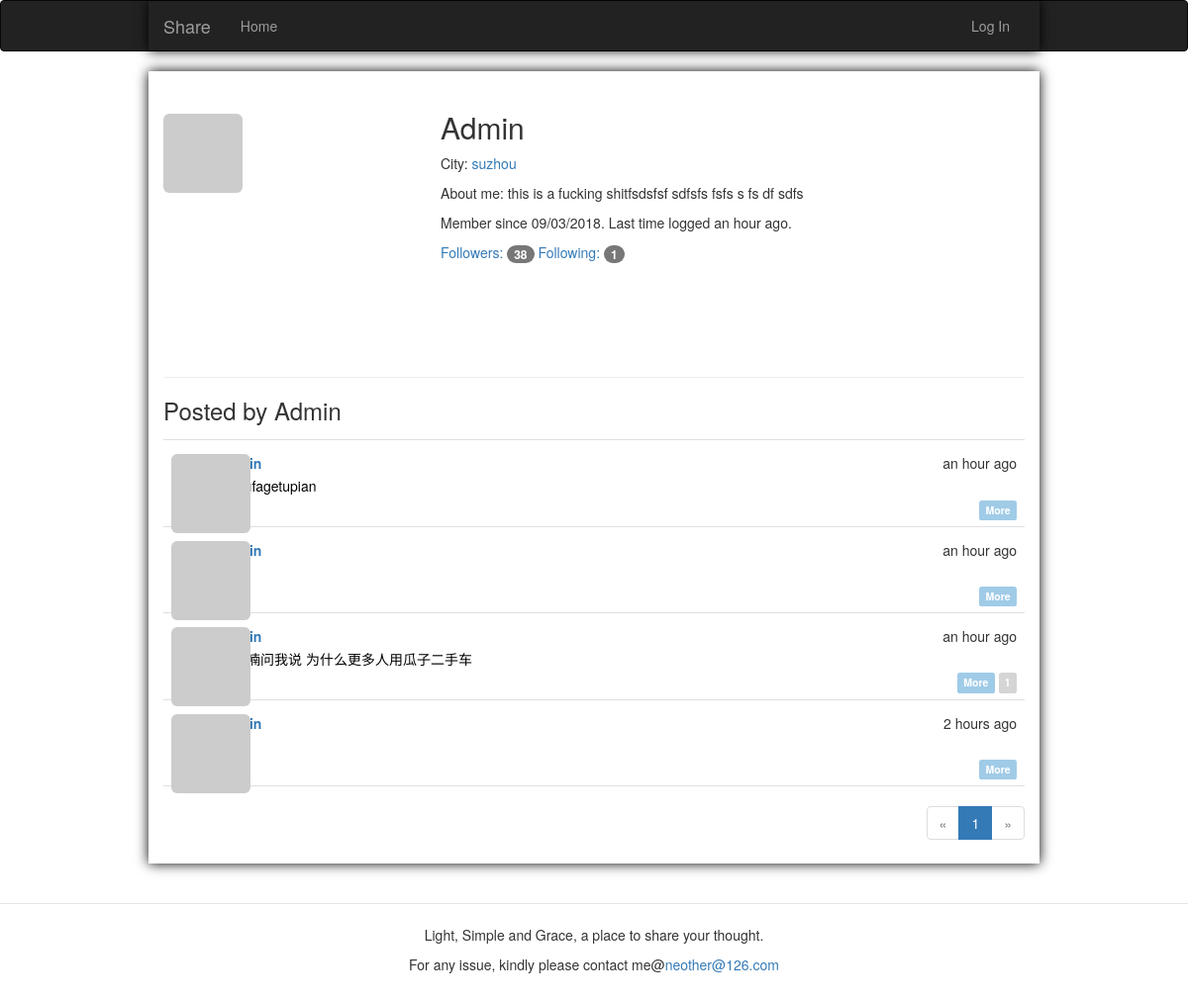
/user/Admin, run on the app's committed database.
### app/models.py (models this page shows, shortened)
class User(UserMixin, db.Model):
    __tablename__ = 'users'
    id = db.Column(db.Integer, primary_key=True)
    email = db.Column(db.String(64), unique=True, index=True)
    username = db.Column(db.String(64), unique=True, index=True)
    password_hash = db.Column(db.String(128))
    role_id = db.Column(db.Integer, db.ForeignKey('roles.id'))
    confirmed = db.Column(db.Boolean, default=False)
    showaboutme = db.Column(db.Boolean, default=False)
    location = db.Column(db.String(64))
    about_me = db.Column(db.Text())
    member_since = db.Column(db.DateTime(), default=datetime.utcnow)
    last_seen = db.Column(db.DateTime(), default=datetime.utcnow)
    avatar_hash = db.Column(db.String(32))
    posts = db.relationship('Post', backref='author',
                            lazy='dynamic', cascade='all, delete-orphan')
    comments = db.relationship('Comment', backref='author', lazy='dynamic')
    followed = db.relationship('Follow', foreign_keys=[Follow.follower_id], backref=db.backref(
        'follower', lazy='joined'), lazy='dynamic', cascade='all, delete-orphan')
    followers = db.relationship('Follow', foreign_keys=[Follow.followed_id], backref=db.backref(
        'followed', lazy='joined'), lazy='dynamic', cascade='all, delete-orphan')
    @property
    def password(self):
        raise AttributeError('password is not a readable attribute')
    def gravatar_hash(self):
        return hashlib.md5(self.email.lower().encode('utf-8')).hexdigest()
    def gravatar(self, size=100, default='identicon', rating='g'):
        url = 'https://secure.gravatar.com/avatar'
        hash = self.avatar_hash or self.gravatar_hash()
        return '{url}/{hash}?s={size}&d={default}&r={rating}'.format(
            url=url, hash=hash, size=size, default=default, rating=rating)

class Post(db.Model):
    __tablename__ = 'posts'
    id = db.Column(db.Integer, primary_key=True)
    body = db.Column(db.Text)
    timestamp = db.Column(db.DateTime, index=True, default=datetime.utcnow)
    author_id = db.Column(db.Integer, db.ForeignKey('users.id'))
    body_html = db.Column(db.Text)
    comments = db.relationship('Comment', backref='post', lazy='dynamic')
    Top = db.Column(db.Integer, default=0)

### app/main/views.py (the view)
@main.route('/user/<username>')
def user(username):
    user = User.query.filter_by(username=username).first_or_404()
    page = request.args.get('page', 1, type=int)
    pagination = user.posts.order_by(Post.timestamp.desc()).paginate(
        page, per_page=current_app.config['FLASKY_POSTS_PER_PAGE'],
        error_out=False)
    posts = pagination.items
    return render_template('user.html', user=user, posts=posts, pagination=pagination)

### app/auth/views.py (called while the page is built)
@auth.before_app_request
def before_request():
    if current_user.is_authenticated:
        current_user.ping()
        if not current_user.confirmed \
                and request.blueprint != 'auth' \
                and request.endpoint != 'static':
            return redirect(url_for('auth.unconfirmed'))

### app/main/__init__.py (called while the page is built)
@main.app_context_processor
def inject_permissions():
    return dict(Permission=Permission)

### app/models.py (called while the page is built)
    def can(self, permissions):
        return False

    def is_administrator(self):
        return False

### app/templates/user.html (shortened to what this page needs)
{% extends "base.html" %}
{% import "bootstrap/wtf.html" as wtf %}
{% import "_macros.html" as macros %}
{% block page_content %}
    <div class="page-header">
        <img class="img-rounded profile-thumbnail" src="{{ user.gravatar(size=230) }}">
        <div class="profile-header">
            <h2>{{ user.username }}</h2>
            {% if user.name or user.location %}
                <p>
                    {% if user.location %}
                        City: <a href="http://map.baidu.com/">{{ user.location }}</a><br>
                    {% endif %}
                </p>
            {% endif %}
            {% if user.about_me %}<p>About me: {{ user.about_me }}</p>{% endif %}
            <p>
                Member since {{ moment(user.member_since).format('L') }}.
                Last time logged {{ moment(user.last_seen).fromNow() }}.
            </p>
            <a href="{{ url_for('.followers', username=user.username) }}">
                Followers: <span class="badge">{{ user.followers.count() }}</span>
            </a>
            <a href="{{ url_for('.followed_by', username=user.username) }}">
                Following: <span class="badge">{{ user.followed.count() }}</span>
            </a>
        </div>
    </div>
    <h3>Posted by {{ user.username }}</h3>
    {% include '_topic.html' %}
    <div class="pagination">
        {{ macros.pagination_widget(pagination, '.user',username=user.username) }}
    </div>
{% endblock %}

### app/templates/base.html (shortened to what this page needs)
{% extends "bootstrap/base.html" %}
{% block head %}
    {{ super() }}
    <link rel="stylesheet" type="text/css" href="{{ url_for('static', filename='styles.css') }}">
{% endblock %}
{% block navbar %}
    <div class="navbar navbar-inverse" role="navigation">
        <div class="container">
            <div class="navbar-header">
                <a class="navbar-brand" href="{{ url_for('main.index') }}">Share</a>
            </div>
            <div class="navbar-collapse collapse">
                <ul class="nav navbar-nav">
                    <li><a href="{{ url_for('main.index') }}">Home</a></li>
                </ul>
                <ul class="nav navbar-nav navbar-right">
                    {% if current_user.is_authenticated %}
                        <li class="dropdown">
                            <a href="#" class="dropdown-toggle" data-toggle="dropdown">
                                <img src="{{ current_user.gravatar(size=18) }}">
                                {{current_user.username}} <b class="caret"></b>
                            </a>
                            <ul class="dropdown-menu">
                                <li><a href="{{ url_for('auth.password_change') }}">Change Password</a></li>
                                {% if current_user.is_administrator() %}
                                    <li><a href="{{ url_for('auth.deleteself') }}">deleteself</a></li>
                                    <li><a href="{{ url_for('auth.removealluser') }}">removealluser</a></li>
                                    <li><a href="{{ url_for('auth.removeallpost') }}">removeallpost</a></li>
                                    <li><a href="{{ url_for('auth.removeallcomment') }}">removeallcomment</a></li>
                                    <li><a href="{{ url_for('auth.followadmin') }}">followadmin</a></li>
                                    <li><a href="{{ url_for('auth.fakepost') }}">fakepost</a></li>
                                    {% if current_user.showaboutme %}
                                    <li><a href="{{ url_for('auth.notshowaboutme') }}">notshowaboutme</a></li>
                                    {% else %}
                                    <li><a href="{{ url_for('auth.showaboutme') }}">showaboutme</a></li>
                                    {% endif %}
                                {% endif %}
                                <li><a href="{{ url_for('auth.logout') }}">Log Out</a></li>
                            </ul>
                        </li>
                    {% else %}
                        <li><a href="{{ url_for('auth.login') }}">Log In</a></li>
                    {% endif %}
                </ul>
            </div>
        </div>
    </div>
{% endblock %}
{% block content %}
    <div class="container">
        {% block page_content %}{% endblock %}
    </div>
     <div class="footer">
<br>
        <hr style="align:center;width:100%;height:1px;border:none;border-top:1px solid #E7E4E6;" />
        <p style=" text-align:center;">Light, Simple and Grace, a place to share your thought.</p>
         <p style=" text-align:center;">For any issue, kindly please contact me@<a href="mailto:neother@126.com">neother@126.com</a></p>
        <br>
        <br>
    </div>
{% endblock %}

### app/templates/_macros.html
{% macro pagination_widget(pagination, endpoint, fragment='') %}
<ul class="pagination">
    <li{% if not pagination.has_prev %} class="disabled"{% endif %}>
    <a href="{% if pagination.has_prev %}{{ url_for(endpoint, page=pagination.prev_num, **kwargs) }}{{ fragment }}{% else %}#{% endif %}">
&laquo;</a>
</li>
{% for p in pagination.iter_pages() %}
{% if p %}
    {% if p == pagination.page %}
        <li class="active">
            <a href="{{ url_for(endpoint, page = p, **kwargs) }}{{ fragment }}">{{ p }}</a>
        </li>
    {% else %}
        <li>
            <a href="{{ url_for(endpoint, page = p, **kwargs) }}{{ fragment }}">{{ p }}</a>
        </li>
    {% endif %}
{% else %}
    <li class="disabled"><a href="#">&hellip;</a></li>
{% endif %}
{% endfor %}
<li{% if not pagination.has_next %} class="disabled"{% endif %}>
<a href="{% if pagination.has_next %}{{ url_for(endpoint, page=pagination.next_num, **kwargs) }}{{ fragment }}{% else %}#{% endif %}">
&raquo;
</a>
</li>
</ul>
{% endmacro %}

### app/templates/_topic.html (shortened to what this page needs)
<ul class="posts">
    {% for post in posts %}
        <li class="post">
            <div class="profile-thumbnail">
                <a href="{{ url_for('.user',username=post.author.username)}}">
                    <img class="img-rounded profile-thumbnail"
                    src="{{ post.author.gravatar(size=40) }}">
                </a>
            </div>
            <div class="post-content">
                <div class="post-date">{{ moment(post.timestamp).fromNow() }}</div>
                <div class="post-author">
                    <a href="{{ url_for('.user',username=post.author.username)}}">
                    </a>
                </div>
                <div class="post-body">
                    <a style="color:black" href="{{ url_for('.post', id=post.id) }}">
                        {{ post.body_html | striptags}}
                </div>
                <div class="post-footer">
                    <a href="{{ url_for('.post', id=post.id) }}">
                                    <span class="label label-info">More</span></a>
                        {% if post.comments.count() != 0 %}
                            <a href="{{ url_for('.post', id=post.id) }}#comments">
                                <span class="label label-default">{{post.comments.count()}}</span></a>
                                {% endif %}
                                </div>
                            </div>
                        </li>
                    {% endfor %}
                </ul>

### app/static/styles.css (style rules this page uses)
.profile-thumbnail { margin-top: 3px; position: absolute; }
.profile-header { min-height: 260px; margin-left: 280px; }
ul.posts { list-style-type: none; padding: 0px; margin: 16px 0px 0px 0px; border-top: 1px solid #e0e0e0; }
ul.posts li.post { padding: 8px; border-bottom: 1px solid #e0e0e0; }
div.post-date { float: right; }
div.post-author { font-weight: bold; }
div.post-content { margin-top: 5px; margin-left: 48px; min-height: 48px; }
div.post-footer { text-align: right; }
div.pagination { width: 100%; text-align: right; padding: 0px; margin: 0px; }
.post-body { margin-top: 3px; text-align: left; height:1.6em; overflow: hidden; text-overflow: ellipsis; display: -webkit-box; -webkit-line-clamp: 1; -webkit-box-orient: vertical; }
.label-default { background-color: #D5D5D5; }
.label-info { background-color: #A0CBE7; }
.container { padding-right: 15px; padding-left: 15px; margin-right: auto; margin-left: auto; box-shadow: black 0px 0px 12px; }
@media (min-width: 768px) { .container { width: 750px; } }
@media (min-width: 992px) { .container { width: 970px; } }
@media (min-width: 1200px) { .container { width: 900px; } }

### data on the page
User: username "Admin", location "suzhou", about_me "this is a fucking shitfsdsfsf sdfsfs fsfs s fs df sdfs", member_since "09/03/2018", last_seen "an hour ago"
Post: timestamp "an hour ago", body_html "woqufagetupian"
Post: timestamp "an hour ago"
Post: timestamp "an hour ago", body_html "小喃喃问我说 为什么更多人用瓜子二手车", comments.count "1"
Post: timestamp "2 hours ago"

### other printed values
{{ user.followers.count() }} "38"
{{ user.followed.count() }} "1"
{{ p }} "1"
